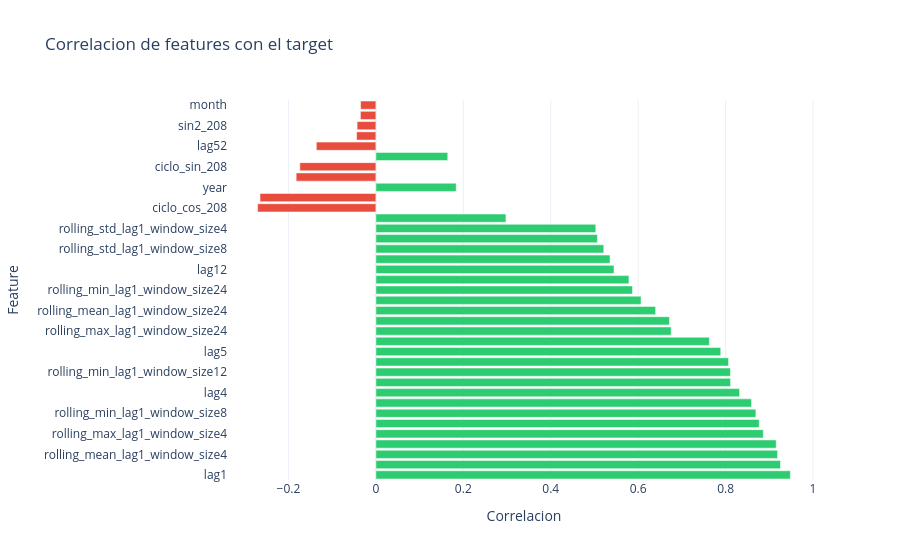

Write notebook code for a chart like this one.
### Code cell
corr = features_df[feature_cols + ['y']].corr(numeric_only=True)['y'].drop('y').sort_values(key=abs, ascending=False)
fig = go.Figure(go.Bar(x=corr.values, y=corr.index, orientation='h', marker_color=['#e74c3c' if v < 0 else '#2ecc71' for v in corr.values]))
fig.update_layout(title='Correlacion de features con el target', xaxis_title='Correlacion', yaxis_title='Feature', template='plotly_white', height=560)
fig.show()

### Figure 1 — Plotly figure (JSON) as saved in the notebook; plotly's stock layout.template omitted (floating-point values rounded to 4 significant figures)
{"data": [{"marker": {"color": ["#2ecc71", "#2ecc71", "#2ecc71", "#2ecc71", "#2ecc71", "#2ecc71", "#2ecc71", "#2ecc71", "#2ecc71", "#2ecc71", "#2ecc71", "#2ecc71", "#2ecc71", "#2ecc71", "#2ecc71", "#2ecc71", "#2ecc71", "#2ecc71", "#2ecc71", "#2ecc71", "#2ecc71", "#2ecc71", "#2ecc71", "#2ecc71", "#2ecc71", "#2ecc71", "#e74c3c", "#e74c3c", "#2ecc71", "#e74c3c", "#e74c3c", "#2ecc71", "#e74c3c", "#e74c3c", "#e74c3c", "#e74c3c", "#e74c3c"]}, "orientation": "h", "type": "bar", "x": [0.9483, 0.9256, 0.919, 0.9158, 0.8862, 0.8769, 0.8693, 0.8593, 0.832, 0.8114, 0.8112, 0.8068, 0.7889, 0.7629, 0.6756, 0.6715, 0.64, 0.6066, 0.5871, 0.5788, 0.5447, 0.5357, 0.5214, 0.5068, 0.5031, 0.2975, -0.2706, -0.265, 0.1838, -0.1824, -0.174, 0.1644, -0.1362, -0.04424, -0.04292, -0.03535, -0.03501], "y": ["lag1", "rolling_min_lag1_window_size4", "rolling_mean_lag1_window_size4", "lag2", "rolling_max_lag1_window_size4", "lag3", "rolling_min_lag1_window_size8", "rolling_mean_lag1_window_size8", "lag4", "rolling_max_lag1_window_size8", "rolling_min_lag1_window_size12", "rolling_mean_lag1_window_size12", "lag5", "rolling_max_lag1_window_size12", "rolling_max_lag1_window_size24", "lag8", "rolling_mean_lag1_window_size24", "rolling_std_lag1_window_size24", "rolling_min_lag1_window_size24", "lag11", "lag12", "rolling_std_lag1_window_size12", "rolling_std_lag1_window_size8", "lag13", "rolling_std_lag1_window_size4", "cos2_208", "ciclo_cos_208", "cos1_208", "year", "sin1_208", "ciclo_sin_208", "lag24", "lag52", "quarter", "sin2_208", "semana_iso", "month"]}], "layout": {"height": 560, "title": {"text": "Correlacion de features con el target"}, "xaxis": {"title": {"text": "Correlacion"}}, "yaxis": {"title": {"text": "Feature"}}}}
